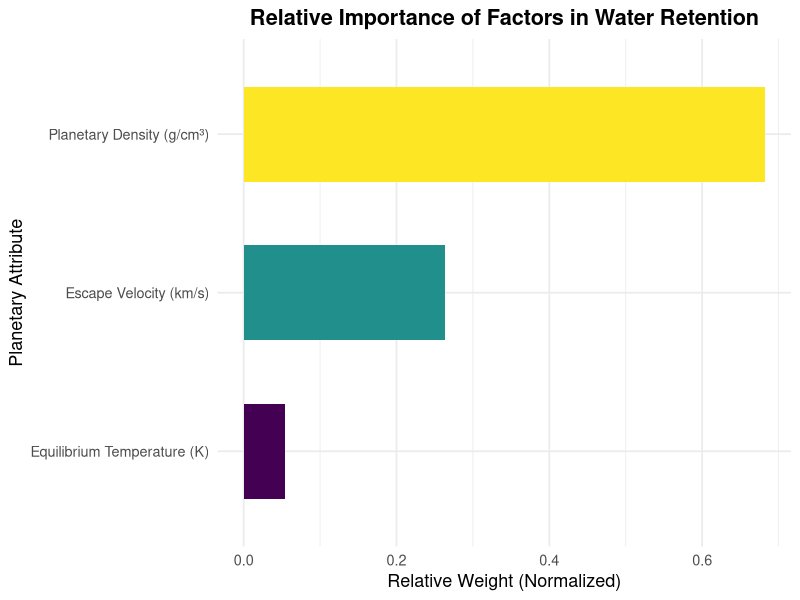

R code for this plot:
library(ggplot2)

# Load dataset
df <- read.csv("exoplanets_filtered_default.csv", comment.char = "#")

# Get values for density and escape velocity
df$density_gcc <- 5.514 * (df$pl_bmasse / (df$pl_rade^3))  # density
df$v_esc_kms <- 11.2 * sqrt(df$pl_bmasse / df$pl_rade)     # escape velocity

# Clean data
df_plot <- subset(df, !is.na(pl_eqt) & !is.na(v_esc_kms) & !is.na(density_gcc))
df_plot <- subset(df_plot, pl_eqt <= 800 & v_esc_kms <= 50 & density_gcc <= 20)

# Binary variable
df_plot$has_water <- ifelse(
  df_plot$pl_eqt >= 200 & df_plot$pl_eqt <= 350 &
  df_plot$v_esc_kms >= 8 &
  df_plot$density_gcc >= 3, 1, 0
)

# Regression model
model <- glm(has_water ~ pl_eqt + v_esc_kms + density_gcc,
             data = df_plot, family = binomial)

# Get absolute coefficients
coefs <- abs(coef(model)[-1])
importance <- data.frame(
  Feature = c("Equilibrium Temperature (K)", "Escape Velocity (km/s)", "Planetary Density (g/cm³)"),
  Importance = coefs / sum(coefs)
)

# Plot feature importance
ggplot(importance, aes(x = reorder(Feature, Importance), y = Importance, fill = Feature)) +
  geom_col(width = 0.6) +
  coord_flip() +
  scale_fill_viridis_d() +
  labs(
    title = "Relative Importance of Factors in Water Retention",
    x = "Planetary Attribute",
    y = "Relative Weight (Normalized)"
  ) +
  theme_minimal(base_size = 13) +
  theme(legend.position = "none", plot.title = element_text(face = "bold", hjust = 0.5))
